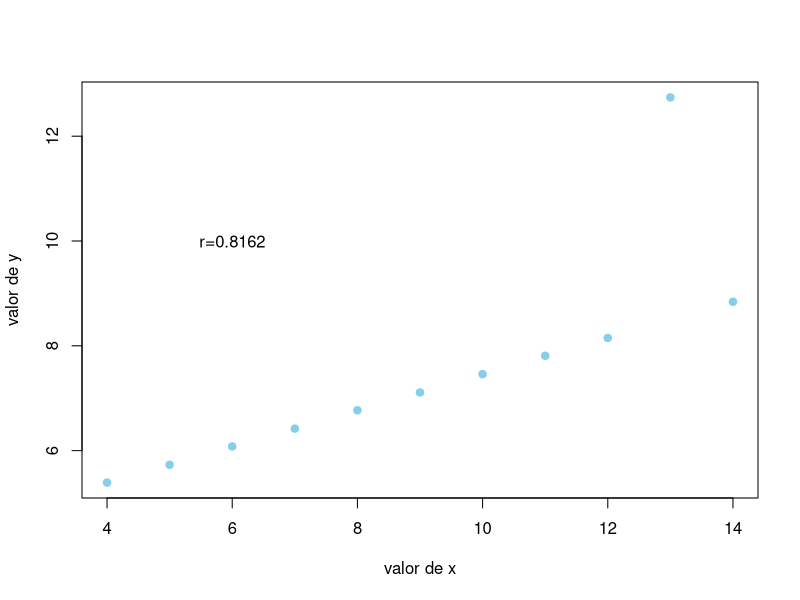

Source code (R):
# Gildardo Gracia Rocha 
# 28/08/2023
# Matricula: 2070834

#CONJUNTO DE DATOS PARA CORRELACION 

#Creacion d la base 

x <- c(10.0,8.0,13.0,9.0,11.0,14.0,6.0,4.0,12.0,7.0,5.0)

y <- c(7.46,6.77,12.74,7.11,7.81,8.84,6.08,5.39,8.15,6.42,5.73)

# crear un data frame con las variables x and y ---------------------------

d3 <- data.frame(x,y)

# estadisticas descriptivas -----------------------------------------------

mean(d3$x)
var(d3$x)
mean(d3$y)
var(d3$y)

# aplicacion de la correlacion  -------------------------------------------

cor.test(d3$x, d3$y)

# grafica -----------------------------------------------------------------

plot(d3$x, d3$y,
     pch=19,
     xlab = "valor de x",
     ylab = "valor de y",
     col= "skyblue",
     text(6,10, "r=0.8162"))